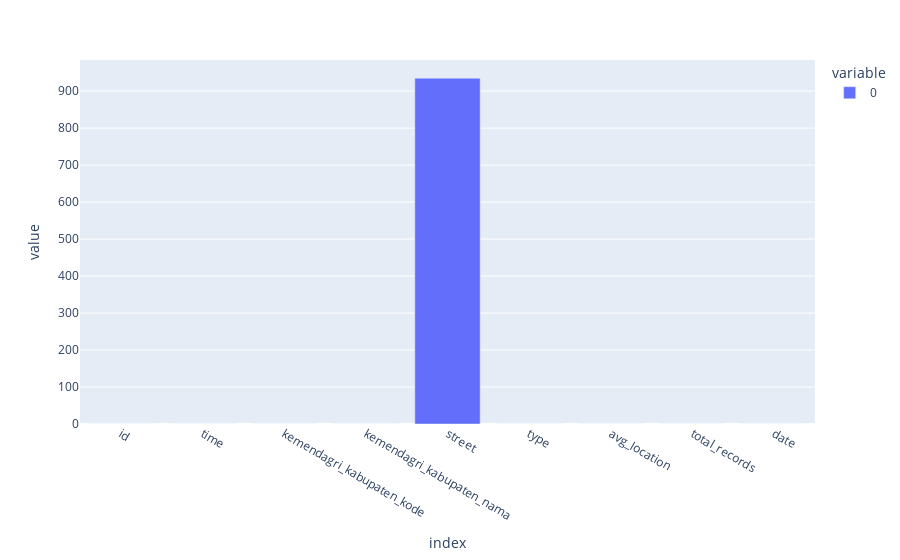

The code cell stored with this chart in its notebook:
### Code cell
# analisis null value
df_alerts.isna().sum().plot(kind='bar')

### Figure 1 — Plotly figure (JSON) as saved in the notebook; plotly's stock layout.template omitted (floating-point values rounded to 4 significant figures)
{"data": [{"alignmentgroup": "True", "hovertemplate": "variable=0<br>index=%{x}<br>value=%{y}<extra></extra>", "legendgroup": "0", "marker": {"color": "#636efa", "pattern": {"shape": ""}}, "name": "0", "offsetgroup": "0", "orientation": "v", "showlegend": true, "textposition": "auto", "type": "bar", "x": ["id", "time", "kemendagri_kabupaten_kode", "kemendagri_kabupaten_nama", "street", "type", "avg_location", "total_records", "date"], "xaxis": "x", "y": [0, 0, 0, 0, 935, 0, 0, 0, 0], "yaxis": "y"}], "layout": {"barmode": "relative", "legend": {"title": {"text": "variable"}, "tracegroupgap": 0}, "margin": {"t": 60}, "xaxis": {"anchor": "y", "domain": [0, 1], "title": {"text": "index"}}, "yaxis": {"anchor": "x", "domain": [0, 1], "title": {"text": "value"}}}}
